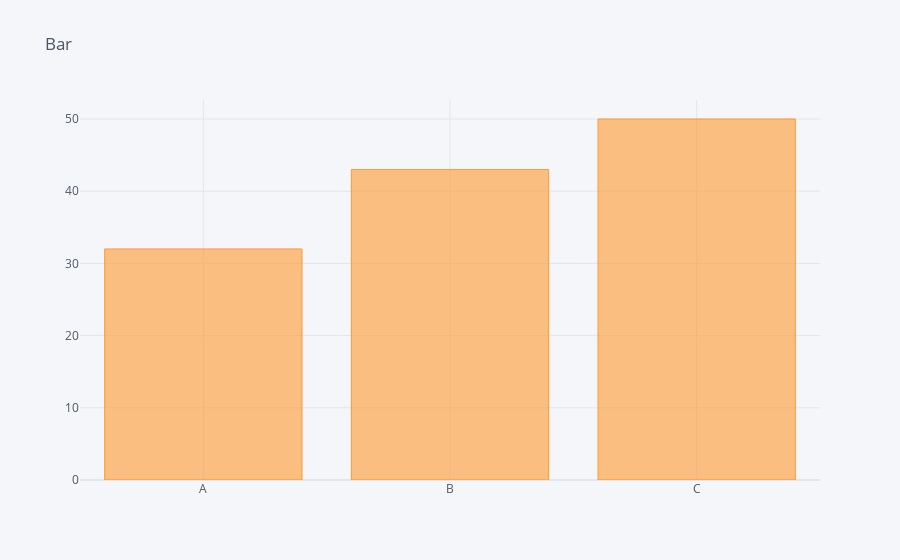

The notebook cell saved with this chart:
### Markdown cell above
Comparison across different subgroups of your data.

### Code cell
# to make an interactive plot plotly
df2.iplot(kind='bar', x='Category', y='Values', title="Bar");

### Figure 1 — Plotly figure (JSON) as saved in the notebook; plotly's stock layout.template omitted (floating-point values rounded to 4 significant figures)
{"data": [{"marker": {"color": "rgba(255, 153, 51, 0.6)", "line": {"color": "rgba(255, 153, 51, 1.0)", "width": 1}}, "name": "Values", "orientation": "v", "text": "", "type": "bar", "x": ["A", "B", "C"], "y": [32, 43, 50]}], "layout": {"legend": {"bgcolor": "#F5F6F9", "font": {"color": "#4D5663"}}, "paper_bgcolor": "#F5F6F9", "plot_bgcolor": "#F5F6F9", "title": {"font": {"color": "#4D5663"}, "text": "Bar"}, "xaxis": {"gridcolor": "#E1E5ED", "showgrid": true, "tickfont": {"color": "#4D5663"}, "title": {"font": {"color": "#4D5663"}, "text": ""}, "zerolinecolor": "#E1E5ED"}, "yaxis": {"gridcolor": "#E1E5ED", "showgrid": true, "tickfont": {"color": "#4D5663"}, "title": {"font": {"color": "#4D5663"}, "text": ""}, "zerolinecolor": "#E1E5ED"}}}
